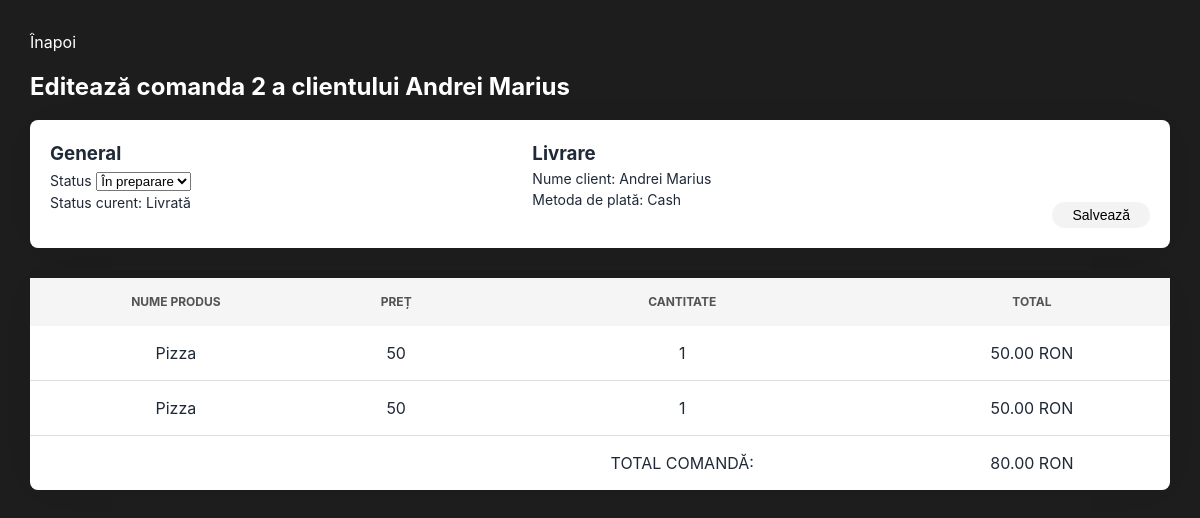
Page /order/2/edit (signed in) on the committed database.
### models.py (models this page shows)
class Order(db.Model):
    __tablename__ = 'orders'
    __table_args__ = (
        db.UniqueConstraint('fk_order_store_id', 'woo_order_id', name='uq_orders_store_woo_order'),
    )
    id = db.Column(db.Integer, primary_key=True)
    woo_order_id = db.Column(db.Integer, index=True, nullable=False)
    addons = db.Column(db.JSON, default=dict)
    status = db.Column(
        db.String(20),
        nullable=False,
        default="in_kitchen",
        server_default="in_kitchen"
    )
    store_id = db.Column(
        "fk_order_store_id",
        db.Integer,
        db.ForeignKey("stores.id", name="fk_order_store_id", ondelete="CASCADE"),
        nullable=False,
    )
    created_at = db.Column(db.DateTime, index=True)
    delivered_at = db.Column(db.DateTime, index=True)
    customer_name = db.Column(db.String(120))
    payment_method = db.Column(db.String(50))
    total = db.Column(db.Numeric(10, 2))
    line_items = db.Column(db.JSON)

### order_routes.py (the view, shortened to what this page needs)
@orders_bp.route('/order/<int:id>/edit', methods=["GET", "POST"])
@login_required
def edit_order(id):
    order = Order.query.filter_by(id=id).first()
    if not order:
        flash("Error viewing the order", "error")
        return redirect(url_for('orders.show_orders'))
    store = Store.query.filter_by(user_id=session.get('user_id')).first()
    if not store:
        flash("Store is not set up", "error")
        return redirect(url_for('orders.show_orders'))
    return render_template('edit_order.html', order=order, store=store)

### app.py (called while the page is built)
def role_injection():
    return dict(role = session.get("role"))

def clock_injection():
    return dict(clock = datetime.now().strftime("%H:%M"))

def user_injection():
    curr_user = None
    if 'user_id' in session:
        curr_user = User.query.get(session.get('user_id')).username
    return dict(curr_user = curr_user)

### extensions.py (called while the page is built)
def login_required(f):
    @wraps(f)
    def decorated_function(*args, **kwargs):
        if "user_id" not in session:
            return redirect(url_for('login'))
        return f(*args, **kwargs)
    return decorated_function

### i18n.py (called while the page is built)
def get_lang(default="ro"):
    return session.get("lang", default)

def t(key: str, lang: str | None = None) -> str:
    lang = lang or get_lang()
    return (
        translations.get(lang, {}).get(key)
        or translations.get("en", {}).get(key)
        or key
    )

### templates/edit_order.html (shortened to what this page needs)
{% extends "base.html" %}
{% block content %}
<div class="edit-order-content">
    <a href="{{ url_for('orders.show_orders') }}" class="go-back">
        {{ t("back_to_orders") }}
    </a>
    <h2>{{ t("edit_order_title") }} {{ order.id }} {{ t("of_customer") }} {{ order.customer_name }}</h2>
    <form class="edit-order-form" method="POST">
        <div class="general-info">
            <h3>{{ t("general") }}</h3>
            <div class="status">
                <label for="status">{{ t("status") }}</label>
                <select name="status" id="status">
                    {% set options = ["in_kitchen", "ready", "delivered"] %}
                    {% for option in options %}
                        <option value="{{ option }}">{{ t(option) }}</option>
                    {% endfor %}
                </select>
                <p>{{ t("current_status") }}: {{ t(order.status) }}</p>
            </div>
        </div>
        <div class="shipping-info">
            <h3>{{ t("shipping") }}</h3>
            <p>{{ t("customer_name") }}: {{ order.customer_name }}</p>
            <p>{{ t("payment_method") }}:
                {% if order.payment_method == "cod" %}
                    {{ t("cod") }}
                {% elif order.payment_method == "bacs" %}
                    {{ t("bacs") }}
                {% endif %}
            </p>
        </div>
        <div class="submit">
            <input class="admin-button" id="edit-order-button" type="submit" value="{{ t('save') }}">
        </div>
    </form>
    <table class="edit-order-items">
        <tr>
            <th>{{ t("item_name") }}</th>
            <th>{{ t("price") }}</th>
            <th>{{ t("quantity") }}</th>
            <th>{{ t("total") }}</th>
        </tr>
        {% for item in order.line_items %}
            <tr>
                <td>{{ item.name }}</td>
                <td>{{ item.price }}</td>
                <td>{{ item.quantity }}</td>
                <td>{{ item.total }} RON</td>
            </tr>
        {% endfor %}
        <tr>
            <td></td>
            <td></td>
            <td>{{ t("order_total") }}:</td>
            <td>{{ order.total }} RON</td>
        </tr>
    </table>
</div>
{% endblock %}

### static/css/style.css (style rules this page uses)
* { box-sizing: border-box; margin: 0; padding: 0; }
body { position: relative; font-family: 'Inter', 'Roboto', sans-serif; line-height: 1.5; color: #1f2937 }
.admin-button { font-size: 14px; color: black; background-color: #f3f3f3; border-radius: 30px; box-shadow: none; text-decoration: none; padding: 5px 20px; border: none; cursor: pointer; }
.go-back { display: inline-block; color: white; text-decoration: none; margin-bottom: 15px; }
.edit-order-content { margin: 30px; }
.edit-order-content h2 { margin-bottom: 15px; color: white; }
.edit-order-form { display: flex; flex-direction: row; justify-content: space-between; background-color: white; width: 100%; padding: 20px; margin-bottom: 30px; border-radius: 8px; box-shadow: 0px 0px 40px -20px rgba(0,0,0,0.2); }
.general-info, .billing-info, .shipping-info { display: flex; flex-direction: column; margin-bottom: 15px; }
.edit-order-form p, label { font-size: 14px; }
.submit { display: flex; align-items: flex-end; }
.edit-order-items { width: 100%; background-color: white; border-spacing: 0px; border-collapse: separate; border-radius: 8px; box-shadow: 0px 0px 40px -20px rgba(0,0,0,0.2); }
.edit-order-items td, .orders-items th { padding: 15px; text-align: center; border-bottom: 1px solid #ddd; }
.edit-order-items th { background-color: #f5f5f5; padding: 15px; font-size: 12px; color: #535353; text-transform: uppercase; }
.edit-order-items tr:last-child td { border-bottom: none; }

### rows in the picture
Order: id "2", customer_name "Andrei Marius", status "Livrată", total "80.00"

### other values in the picture
{{ t("back_to_orders") }} "Înapoi"
{{ t("edit_order_title") }} "Editează comanda"
{{ t("of_customer") }} "a clientului"
{{ t("general") }} "General"
{{ t("status") }} "Status"
{{ t("current_status") }} "Status curent"
{{ t("shipping") }} "Livrare"
{{ t("customer_name") }} "Nume client"
{{ t("payment_method") }} "Metoda de plată"
{{ t("cod") }} "Cash"
{{ t("item_name") }} "NUME PRODUS"
{{ t("price") }} "PREȚ"
{{ t("quantity") }} "CANTITATE"
{{ t("total") }} "TOTAL"
{{ item.name }} "Pizza" "Pizza"
